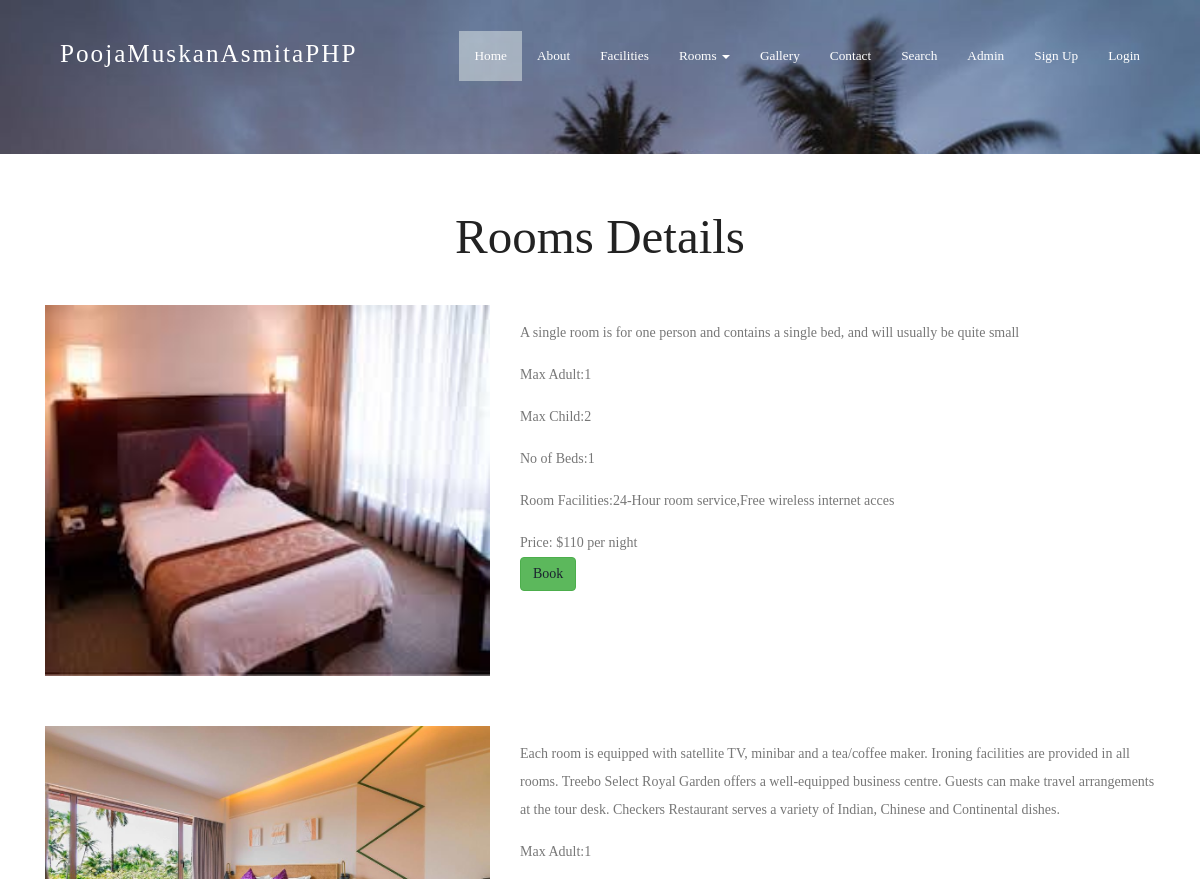
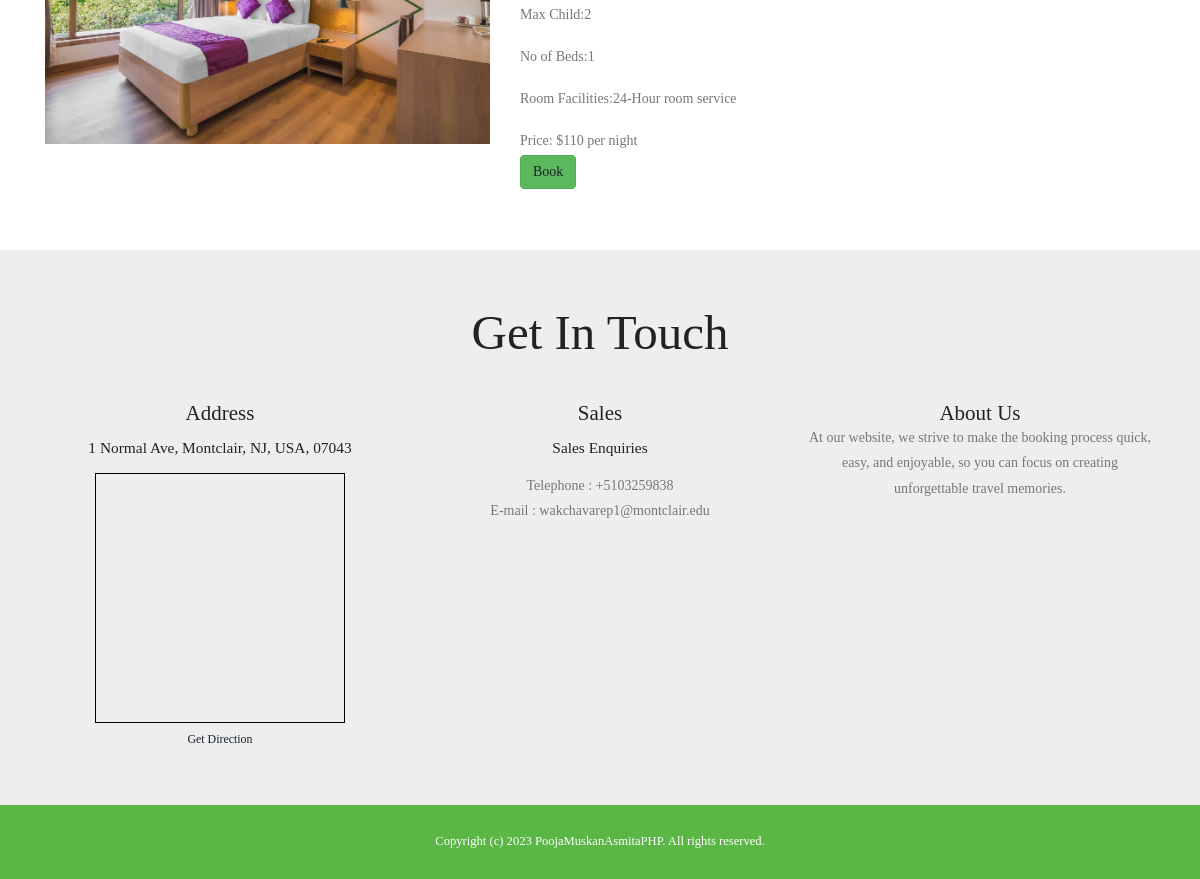
Screenshot of /category-details.php?catid=1 with the database file from the repository (2 pictures, top to bottom).
### tables this page shows
CREATE TABLE `tblroom` (
  `ID` int(10) NOT NULL,
  `RoomType` int(10) DEFAULT NULL,
  `RoomName` varchar(200) DEFAULT NULL,
  `MaxAdult` int(5) DEFAULT NULL,
  `MaxChild` int(5) DEFAULT NULL,
  `RoomDesc` mediumtext DEFAULT NULL,
  `NoofBed` int(5) DEFAULT NULL,
  `Image` varchar(200) DEFAULT NULL,
  `RoomFacility` varchar(200) DEFAULT NULL,
  `CreationDate` timestamp NULL DEFAULT current_timestamp()
);

CREATE TABLE `tblcategory` (
  `ID` int(10) NOT NULL,
  `CategoryName` varchar(120) DEFAULT NULL,
  `Description` mediumtext DEFAULT NULL,
  `Price` int(5) NOT NULL,
  `Date` timestamp NULL DEFAULT current_timestamp()
);

CREATE TABLE `tblpage` (
  `ID` int(10) NOT NULL,
  `PageType` varchar(120) DEFAULT NULL,
  `PageTitle` varchar(200) DEFAULT NULL,
  `PageDescription` mediumtext DEFAULT NULL,
  `PageDescription2` varchar(500) NOT NULL,
  `Email` varchar(120) DEFAULT NULL,
  `MobileNumber` bigint(10) DEFAULT NULL,
  `UpdationDate` timestamp NULL DEFAULT NULL ON UPDATE current_timestamp()
);

### category-details.php (the view, shortened to what this page needs)
<?php
include('includes/dbconnection.php');
?>
<!DOCTYPE HTML>
<html>
<head>
<link href="css/bootstrap.css" rel="stylesheet" type="text/css" media="all">
<link href="css/style.css" rel="stylesheet" type="text/css" media="all" />
<link rel="stylesheet" href="css/lightbox.css">
</head>
<body>
			<div class="header head-top">
				<div class="container">
				<?php include_once('includes/header.php');?>
		</div>
</div>
			<div class="content">
					<div class="room-section">
						<div class="container">
						<h2>Rooms Details</h2>
							<div class="room-grids">
								<?php
								$cid=intval($_GET['catid']);
$sql="SELECT tblroom.*,tblroom.id as rmid , tblcategory.Price,tblcategory.ID,tblcategory.CategoryName from tblroom
join tblcategory on tblroom.RoomType=tblcategory.ID
where tblroom.RoomType=:cid";
$query = $dbh -> prepare($sql);
$query-> bindParam(':cid', $cid, PDO::PARAM_STR);
$query->execute();
$results=$query->fetchAll(PDO::FETCH_OBJ);
$cnt=1;
if($query->rowCount() > 0)
{
foreach($results as $row)
{               ?>
							<div class="room1">
								<div class="col-md-5 room-grid" style="padding-bottom: 50px">
								<a href="#" class="mask">
									<img src="admin/images/<?php echo $row->Image;?>" class=" mask img-responsive zoom-img" alt="" /></a>
								</div>
								<div class="col-md-7 room-grid1">
									<p><?php  echo htmlentities($row->RoomDesc);?></p>
									<p>Max Adult:<?php  echo htmlentities($row->MaxAdult);?></p>
									<p>Max Child:<?php  echo htmlentities($row->MaxChild);?></p>
									<p>No of Beds:<?php  echo htmlentities($row->NoofBed);?></p>
									<p>Room Facilities:<?php  echo htmlentities($row->RoomFacility);?></p>
									<p>Price: $<?php  echo htmlentities($row->Price);?> per night</p>
									<button class="btn btn-success"><a href="book-room.php?rmid=<?php echo $row->rmid;?>">Book</a></button>
								</div>
								<div class="clearfix"></div>
							</div><?php $cnt=$cnt+1;}} ?>
						</div>
					</div>
				</div>
				<?php include_once('includes/getintouch.php');?>
			</div>
				<?php include_once('includes/footer.php');?>
</body>
</html>

### includes/getintouch.php
<div class="touch-section">
					<div class="container">
						<h3>get in touch</h3>
						<div class="touch-grids">
							<?php
$sql="SELECT * from tblpage where PageType='contactus'";
$query = $dbh -> prepare($sql);
$query->execute();
$results=$query->fetchAll(PDO::FETCH_OBJ);
$cnt=1;
if($query->rowCount() > 0)
{
foreach($results as $row)
{               ?>
							<div class="col-md-4 touch-grid">
								<h4>address</h4>
								<h5><?php  echo htmlentities($row->PageDescription);?></h5>
								<div>
									<iframe width="250" height="250" frameborder="0" scrolling="no" marginheight="0" marginwidth="0" src="https://www.openstreetmap.org/export/embed.html?bbox=-74.22032833099367%2C40.85274125306508%2C-74.17355060577394%2C40.87682284550599&amp;layer=mapnik&amp;marker=40.864783143872174%2C-74.19693946838379" style="border: 1px solid black"></iframe><br/><small><a href="https://www.google.co.in/maps/dir//Montclair+State+University,+1+Normal+Ave,+Montclair,+NJ+07043/@40.8666026,-74.199832,17z/data=!4m8!4m7!1m0!1m5!1m1!1s0x89c2fe352883ec55:0xeece028744cfc9ae!2m2!1d-74.1976433!2d40.8666026">Get Direction</a></small>
								</div>
							</div>
							<div class="col-md-4 touch-grid">
								<h4>Sales</h4>
								<h5>Sales Enquiries</h5>
								<p>Telephone : +<?php  echo htmlentities($row->MobileNumber);?></p>
							<p>E-mail : <?php  echo htmlentities($row->Email);?></p>
							</div><?php $cnt=$cnt+1;}} ?>
							<div class="col-md-4 touch-grid">
								<?php
$sql="SELECT * from tblpage where PageType='aboutus'";
$query = $dbh -> prepare($sql);
$query->execute();
$results=$query->fetchAll(PDO::FETCH_OBJ);
$cnt=1;
if($query->rowCount() > 0)
{
foreach($results as $row)
{               ?>
							<h4><?php  echo htmlentities($row->PageTitle);?></h4>
								<p><?php  echo htmlentities($row->PageDescription2);?></p>
							</div><?php $cnt=$cnt+1;}} ?>
							<div class="clearfix"></div>
						</div>
					</div>
					</div>

### css/style.css (style rules this page uses)
body a { transition:0.5s all; -webkit-transition:0.5s all; -moz-transition:0.5s all; -o-transition:0.5s all; -ms-transition:0.5s all; }
h1,h2,h3,h4,h5,h6 { padding:0 0; margin:0 0; }
p { padding:0 0; margin:0 0; }
body { padding:0 0; margin:0 0; font-family: 'American Typewriter' }
.header { background:url(../images/banner1.jpg) no-repeat 0px 0px; background-size:cover; -webkit-background-size: cover; -moz-background-size: cover; -o-background-size: cover; -ms-background-size: cover; min-height:764px; padding-bottom: 4em; }
.touch-section { padding: 4em 0; text-align: center; background-color: #eee; }
.touch-grids { margin-top: 3em; }
.touch-grid h4 { font-size: 1.5em; color: #222; text-transform: capitalize; }
.touch-section h3 { font-size: 3.5em; text-transform: capitalize; font-family: 'American Typewriter'; color: #222; }
.touch-grid h5 { font-size: 1.1em; padding: 1em 0; color: #222; }
.touch-grid p { font-size: 1em; line-height: 1.8em; color: #777; }
.head-top { min-height: 115px !important; }
.room-section { padding: 4em 0; }
.room-grids { margin-top: 3em; }
.room-section h2 { font-size: 3.5em; text-transform: capitalize; font-family: 'American Typewriter'; color: #222; text-align: center; }
.room-grid img { width: 100%; }
.room-grid1 p { font-size: 1em; color: #777; line-height:2em; margin: 1em 0 0em; }
a.mask { text-decoration: none; overflow: hidden; display: block; }
img.zoom-img { -webkit-transform: scale(1, 1); -webkit-transition-timing-function: ease-out; -webkit-transition-duration: 250ms; -moz-transform: scale(1, 1); -moz-transition-timing-function: ease-out; -moz-transition-duration: 250ms; }
@media (max-width:1440px) { .header { min-height: 679px; } }
@media (max-width:1366px) { .header { min-height: 652px; } }
@media (max-width:1280px) { .header { min-height: 602px; } }

### css/lightbox.css (style rules this page uses)
body:after { display: none; }

### rows the page displays
tblroom: Image (picture), RoomDesc "A single room is for one person and contains a single bed, and will usually be quite small", MaxAdult "1", MaxChild "2", NoofBed "1", RoomFacility "24-Hour room service,Free wireless internet acces", tblcategory.Price "110"
tblroom: Image (picture), RoomDesc "Each room is equipped with satellite TV, minibar and a tea/coffee maker. Ironing facilities are provided in all rooms. Treebo Select Royal Garden offers a well-equipped business centre. Guests can make travel arrangements at the tour desk. Checkers Restaurant serves a variety of Indian, Chinese and Continental dishes.", MaxAdult "1", MaxChild "2", NoofBed "1", RoomFacility "24-Hour room service", tblcategory.Price "110"
tblpage: PageDescription "1 Normal Ave, Montclair, NJ, USA, 07043", MobileNumber "5103259838", Email "wakchavarep1@montclair.edu"
tblpage: PageTitle "About Us", PageDescription2 "At our website, we strive to make the booking process quick, easy, and enjoyable, so you can focus on creating unforgettable travel memories."
